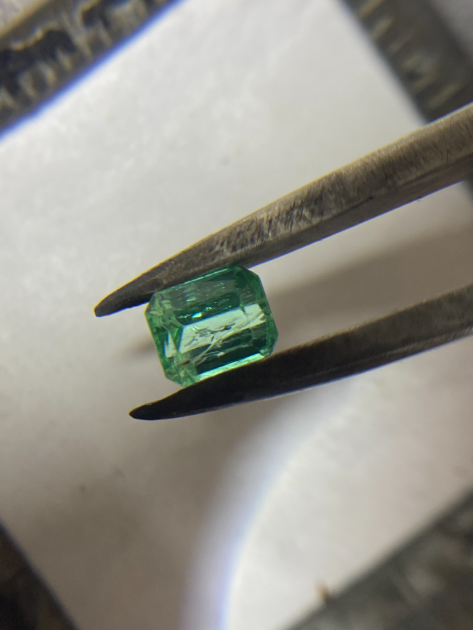
#> input picture Talleres/TallerNo9/Esmeralda.png, 473 x 630 px, found by its file name
$ python TallerNo9Transformaciones.py
#> lines starting #> are read from the running program, lines starting #| are printed output that depends on the picture; after the words box and inside, x2 and y2 are one past the last pixel; in counts of white or black regions, pixels touching at a corner belong together
#> further down, imagen is the input picture: shape (630, 473, 4); mean R, G, B, A 147.8, 146.3, 138.2, 255
# Computación Grafica: Taller N.9: Transformaciones en Python by JDRB
import os
import numpy as np
from PIL import Image
import matplotlib.pyplot as plt

# ############ Variables Globales
Cabecera = """
\033[1;33m    Computación Gráfica:\033[0m\033[33m Taller N.9: Transformaciones en Python. \033[0m
\033[3m    By Juan Diego Ruiz B. \033[0m
"""
Gato = """\033[93m             ^~^  ,
            ('Y') )
            /   \/
           (\|||/)\033[0m
"""
RutaImagen = r"C:\Users\joseo\OneDrive\Escritorio\Code\ComputacionGrafica\ComputacionGrafica\TallerNo9\Esmeralda.png"
CarpetaSalida = r"C:\Users\joseo\OneDrive\Escritorio\Code\ComputacionGrafica\ComputacionGrafica\TallerNo9\Resultados"
GuardarResultados = 1  # 0 -> No guardar, 1 -> Guardar

# ############ Funciones

# Función para guardar y mostrar una imagen
def MostrarImagen(img, titulo="Imagen", nombre_archivo=None):
    plt.imshow(img)
    plt.axis("off")
    plt.title(titulo)
    plt.show()

    if GuardarResultados and nombre_archivo:
        if not os.path.exists(CarpetaSalida):
            os.makedirs(CarpetaSalida)
        ruta = os.path.join(CarpetaSalida, nombre_archivo)
        Image.fromarray(img).save(ruta)
        print(f"Imagen guardada: {ruta}")

# 1. Elaborar una función a la que se le envié de una imagen y un factor de
#    ajuste (permite aumentar o disminuir el brillo), la función debe
#    retornar la imagen con el brillo deseado de acuerdo al factor de ajuste.

def AjustarBrillo(imagen, factor):
#> called with factor = 1.5
    return np.clip(imagen.astype(np.float32) * factor, 0, 255).astype(np.uint8)

# 2. Elaborar una función a la que se le envié de una imagen, el canal y un
#    factor de ajuste (permite aumentar o disminuir el brillo), la función
#    debe retornar la imagen con el brillo deseado de acuerdo al canal y al
#    factor de ajuste.

def AjustarBrilloCanal(imagen, canal, factor):
#> called with canal = 0, factor = 1.5
    img_mod = imagen.copy().astype(np.float32)
    img_mod[..., canal] *= factor
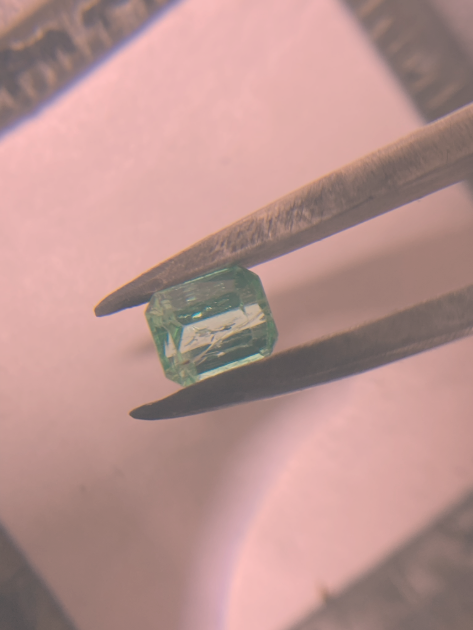
#> img_mod: shape (630, 473, 4) float32; mean R, G, B, A 221.7, 146.3, 138.2, 255.8; transparent parts drawn white
    return np.clip(img_mod, 0, 255).astype(np.uint8)


# 3. Elaborar una función a la que se le envié de una imagen y un factor de
#    contraste, la función debe retornar la imagen con el contraste deseado
#    de acuerdo al factor de contraste.

def AjustarContraste(imagen, factor):
#> called with factor = 1.5
    return np.clip(128 + (imagen - 128) * factor, 0, 255).astype(np.uint8)
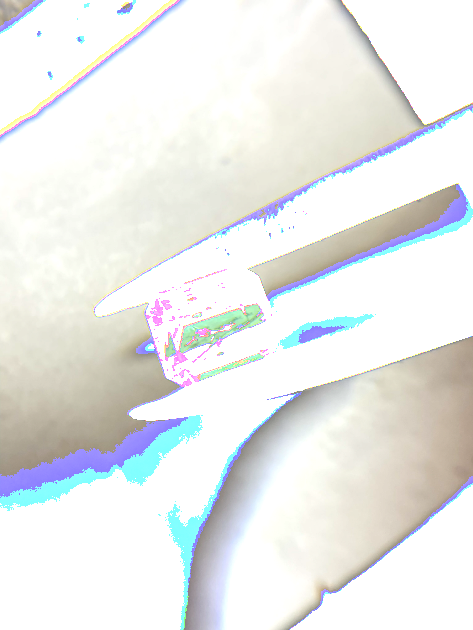
#> returned value: shape (630, 473, 4); mean of channels 0, 1, 2, 3 233.7, 235.3, 233.8, 255; drawn as R, G, B

# 4. Elaborar una función que permita realizarle un zoom a una parte de la
#    imagen.

def ZoomImagen(imagen, x, y, ancho, alto):
#> called with x = 50, y = 50, ancho = 100, alto = 100
    return imagen[y:y+alto, x:x+ancho]
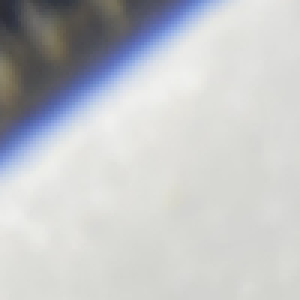
#> returned value: shape (100, 100, 4) (shown 3 times larger); mean of channels 0, 1, 2, 3 194.4, 196.3, 198.7, 255; drawn as R, G, B

# 5. Elaborar una función que permita binarizar una imagen.

def BinarizarImagen(imagen, umbral=128):
#> called with umbral = 128
    gris = np.mean(imagen, axis=-1)
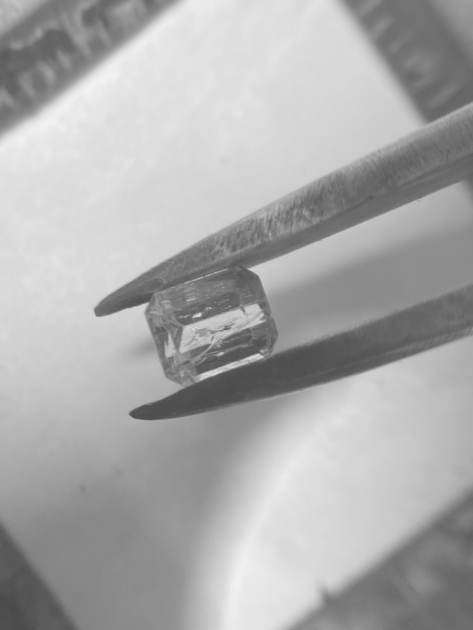
#> gris: shape (630, 473) float64; min 72.25, max 243.5, mean 171.8
    return np.where(gris > umbral, 255, 0).astype(np.uint8)
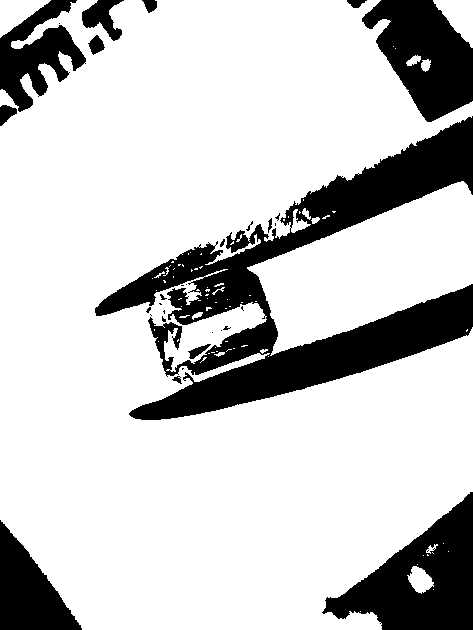
#> returned value: shape (630, 473); 78.6% white; 32 black regions (16 under 20 px), largest, box (x1, y1, x2, y2) and area: (95, 116, 473, 420) 33841, (322, 492, 473, 630) 10390, (362, 0, 473, 122) 8142

# 6. Elaborar una función que permita rotar una imagen.

def RotarImagen(imagen, angulo):
#> called with angulo = 45
    return np.array(Image.fromarray(imagen).rotate(angulo))
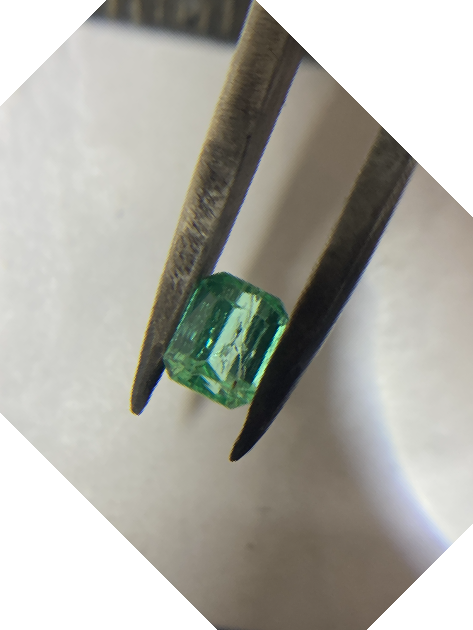
#> returned value: shape (630, 473, 4); mean of channels 0, 1, 2, 3 123.7, 122.7, 115.3, 204.8; transparent parts drawn white

# 7. Elaborar un procedimiento que permita sacar el histograma de cada
#    una de las capas de una imagen.

def HistogramaImagen(imagen):
    colores = ['Red', 'Green', 'Blue']
    for i, color in enumerate(colores):
        plt.hist(imagen[..., i].ravel(), bins=256, color=color.lower(), alpha=0.6)
    plt.title("Histograma RGB")
    plt.show()
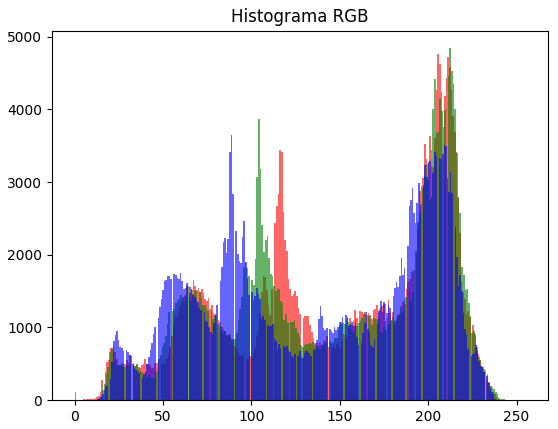
#> figure drawn by matplotlib, 1 panel; tallest bar 4762 high, from x = 205.2 to 206.2; tallest bar 4840 high, from x = 211.9 to 212.9; tallest bar 3649 high, from x = 88.27 to 89.16


# ############ Ejecución del Programa
os.system("cls")
print(Cabecera)
print(Gato)

imagen = np.array(Image.open(RutaImagen))

# Aplicar transformaciones y mostrar imágenes
imagen_brillo = AjustarBrillo(imagen, 1.5)
MostrarImagen(imagen_brillo, "Brillo Ajustado", "brillo.png")

imagen_brillo_rojo = AjustarBrilloCanal(imagen, 0, 1.5)
MostrarImagen(imagen_brillo_rojo, "Brillo en Canal Rojo", "brillo_rojo.png")

imagen_contraste = AjustarContraste(imagen, 1.5)
MostrarImagen(imagen_contraste, "Contraste Ajustado", "contraste.png")

imagen_zoom = ZoomImagen(imagen, 50, 50, 100, 100)
MostrarImagen(imagen_zoom, "Zoom en Imagen", "zoom.png")

imagen_binaria = BinarizarImagen(imagen)
MostrarImagen(imagen_binaria, "Imagen Binarizada", "binarizada.png")

imagen_rotada = RotarImagen(imagen, 45)
MostrarImagen(imagen_rotada, "Imagen Rotada", "rotada.png")

HistogramaImagen(imagen)
